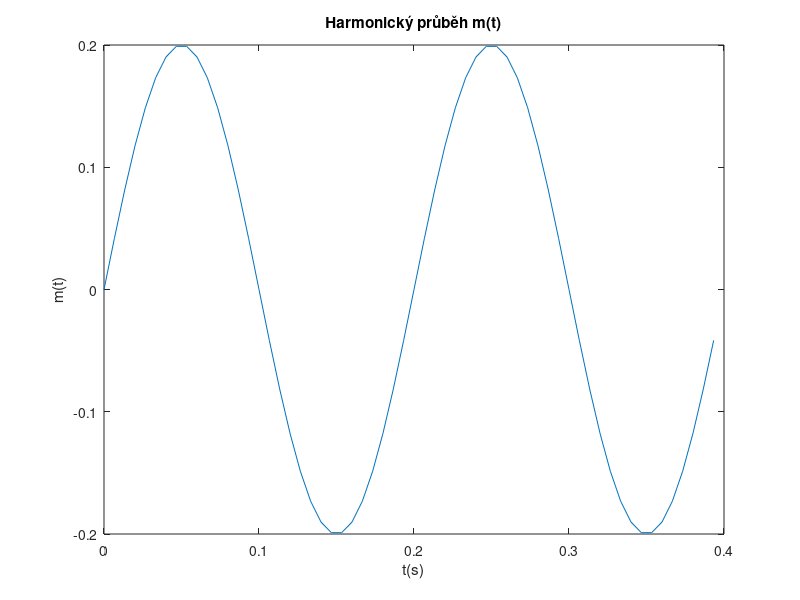
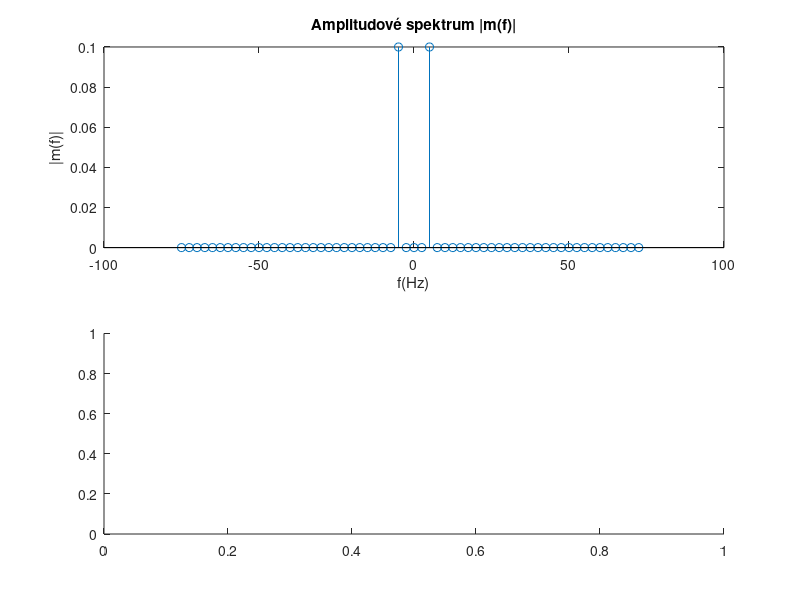

Write MATLAB code to recreate these figures, in order. (Note: this script raises an error after producing the figures.)
%% PMZS Cv.04

clear all
close all

%% Definice zadaneho harmonickeho signalu

amplitude = 0.2;         
omega = 10*pi;
phase = -pi/2;
f = omega/(2*pi);
Tm = 1/f;

% Specifikace časového průběhu-čas t[s] a nosné frekvence fc[Hz]RF signálu
f_c = 50; % nosná frekvence vysokofrekvenčního RF signálu (zvoleno)
cas = 2*Tm; % čas průběhu simulace (2 periody)
pocet_bodu = 3; %počet bodů v čase během jedné periody fc (zvoleno)
deltat = 1/(f_c*pocet_bodu); % zanedbatelný časový okamžik

t = 0:deltat:cas-deltat; % časový průběh

m_t = amplitude*cos(omega*t+phase);		% signal m[t]

% Vykresleni signalu
figure()
plot(t,m_t); 
xlabel('t(s)')
ylabel('m(t)')
title('Harmonický průběh m(t)')

%% Amplitudove a fazove spektrum

% Provedeni FFT
m_tt0=fft(m_t);
m_t0=fftshift(m_tt0);

k = (-length(m_t0)/2) :1: (length(m_t0)/2)-1;
N = length(m_t0);
fm = k.*pocet_bodu*f_c./N;

figure;
subplot(2,1,1)
stem(fm,(abs(m_t0)/length(m_t0)))
xlabel('f(Hz)')
ylabel('|m(f)|')
title('Amplitudové spektrum |m(f)|')

subplot(2,1,2)
stem(fm,(atan2(round(imag(m_t0),6),round(real(m_t0),6))))
xlabel('f(Hz)')
ylabel('phase m(f)')
title('Fázové spektrum m(f)')

%% AM MODULACE

% amplitudova modulacni slozka R_t = |1+m_t|
% fazova modulacni slozka Theta_t=0 pro m(t)>-1, Theta_t=pi pro m(t)<-1;
% m(t)nesmi byt premodulovany >1

R_t=abs(1+m_t); % amplitudova modulacni slozka 
if (m_t>-1)     % fázová modulační složka
    Theta_t = 0;
else 
    Theta_t = pi;
end
v_am_t=R_t.*cos(2*pi*f_c*t+Theta_t); % pásmový (modulovaný) signál v(t)

%Výpočet frekvenčního spektra pásmového signálu pomocí funkce algoritmu FFT
N_am = length(v_am_t);                                    % počet hodnot pásmového signálu v(t) 
v_am_f = (fftshift(fft(v_am_t)))./N_am;                   % komplexní vektor frekvenčního spektra v(t) 
k_am = -N_am/2:N_am/2-1;                                  % pomocný výpočet symetrického pole osy x
f_am = k_am.*pocet_bodu*f_c./N_am;                        % výpočet x-ové osy - frekvence f[Hz]

V_am_amp = abs(v_am_f);                                   % amplitudové frekvenční spektrum v(t)

for q=1:N_am
    if ((abs(real(v_am_f(q))) < 1e-3) && (abs(imag(v_am_f(q))) < 1e-3)) 
        v_am_f(q)=0;                                   % Je-li nulová hodnota amplitudy na dané frekvenci je také fáze = 0
    end;
end;

V_am_faze = angle(v_am_f);                             %fázové frekvenční spektrum v(t)

% Vykreslení grafického časového průběhu pásmového signálu
figure;
plot(t,v_am_t);
title('AM modulace - Pásmový signál v(t)');
ylabel('v(t)');
xlabel('t(s)');

%vykresleni amplitudového frekvenčního spektra 
figure;
subplot(2,1,1);
stem(f_am,V_am_amp)
xlabel('f(Hz)')
ylabel('^F^R|W_m|')
grid on;
title('AM modulace - Amplitudové frekvencni spektrum pasmoveho signalu v(t)')

%vykresleni fázového frekvenčního spektra
subplot(2,1,2);
stem(f_am,V_am_faze)
xlabel('f(Hz)')
ylabel('\Theta_m')
grid on
title('AM modulace - Fazove frekvencni spektrum pasmoveho signalu v(t)')

%% DSB_SC MODULACE

% amplitudova modulacni slozka R_t = |m_t|
% fazova modulacni slozka Theta_t=0 pro m(t)>0, Theta_t=pi pro m(t)<0;

x_t = m_t; 											% soufázová modulacni slozka
y_t = 0;   											% kvadraturní modulacni slozka

v_db_t = x_t.*cos(2*pi*f_c*t)-y_t.*sin(2*pi*f_c*t); % pásmový (modulovaný) signál v(t)

%Výpočet frekvenčního spektra pásmového signálu pomocí funkce algoritmu FFT
N_db=length(v_db_t);                                % počet hodnot pásmového signálu v(t) 
v_db_f = (fftshift(fft(v_db_t)))./N_db;             % komplexní vektor frekvenčního spektra v(t) 
k_db=-N_db/2:N_db/2-1;                              % pomocný výpočet symetrického pole osy x
f_db = k_db.*pocet_bodu*f_c./N_db;                  % výpočet x-ové osy - frekvence f[Hz]

V_db_amp = abs(v_db_f);                             %amplitudové frekvenční spektrum v(t)

for q=1:N_db                                        
    if ((abs(real(v_db_f(q))) < 1e-3) && (abs(imag(v_db_f(q))) < 1e-3))  
        v_db_f(q)=0;                                % Je-li nulová hodnota amplitudy na dané frekvenci je také fáze = 0
    end;
end;

V_db_faze = angle(v_db_f);                           %fázové frekvenční spektrum v(t)

% Vykreslení grafického časového průběhu pásmového (modulovaného) signálu
figure;
plot(t,v_db_t);
title('DSB-SC modulace - Pásmový signál v(t)');
ylabel('v(t)');
xlabel('t(s)');

%vykresleni amplitudového frekvenčního spektra 
figure;
subplot(2,1,1);
stem(f_db,V_db_amp)
xlabel('f(Hz)')
ylabel('^F^R|W_m|')
grid on;
title('DSB-SC modulace - Amplitudové kmitoctove spektrum pasmoveho signalu v(t)')

%vykresleni fázového frekvenčního spektra
subplot(2,1,2);
stem(f_db,V_db_faze)
xlabel('f(Hz)')
ylabel('\Theta_m')
grid on
title('DSB-SC modulace - Fazove kmitoctove spektrum pasmoveho signalu v(t)')



